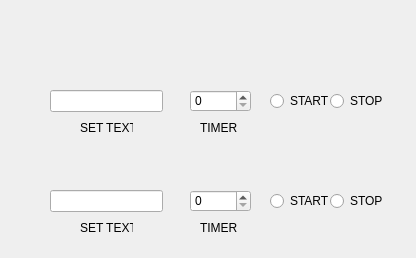
<ui version="4.0" >
 <class>Dialog</class>
 <widget class="QDialog" name="Dialog" >
  <property name="geometry" >
   <rect>
    <x>0</x>
    <y>0</y>
    <width>416</width>
    <height>258</height>
   </rect>
  </property>
  <property name="windowTitle" >
   <string>Dialog</string>
  </property>
  <widget class="QSlide" name="qslide" >
   <property name="geometry" >
    <rect>
     <x>50</x>
     <y>50</y>
     <width>300</width>
     <height>30</height>
    </rect>
   </property>
   <property name="toolTip" >
    <string>Sliding text</string>
   </property>
   <property name="whatsThis" >
    <string>Sliding text</string>
   </property>
  </widget>
  <widget class="QLineEdit" name="lineEdit" >
   <property name="geometry" >
    <rect>
     <x>50</x>
     <y>90</y>
     <width>113</width>
     <height>22</height>
    </rect>
   </property>
  </widget>
  <widget class="QLabel" name="label" >
   <property name="geometry" >
    <rect>
     <x>80</x>
     <y>120</y>
     <width>53</width>
     <height>16</height>
    </rect>
   </property>
   <property name="text" >
    <string>SET TEXT</string>
   </property>
  </widget>
  <widget class="QLineEdit" name="lineEdit_2" >
   <property name="geometry" >
    <rect>
     <x>50</x>
     <y>190</y>
     <width>113</width>
     <height>22</height>
    </rect>
   </property>
  </widget>
  <widget class="QSlide" name="qslide_2" >
   <property name="geometry" >
    <rect>
     <x>50</x>
     <y>150</y>
     <width>300</width>
     <height>30</height>
    </rect>
   </property>
   <property name="toolTip" >
    <string>Sliding text</string>
   </property>
   <property name="whatsThis" >
    <string>Sliding text</string>
   </property>
   <property name="effect" >
    <enum>QSlide::intermittent</enum>
   </property>
   <property name="colorTx" >
    <color>
     <red>255</red>
     <green>0</green>
     <blue>0</blue>
    </color>
   </property>
  </widget>
  <widget class="QLabel" name="label_2" >
   <property name="geometry" >
    <rect>
     <x>80</x>
     <y>220</y>
     <width>53</width>
     <height>16</height>
    </rect>
   </property>
   <property name="text" >
    <string>SET TEXT</string>
   </property>
  </widget>
  <widget class="QSpinBox" name="spinBox" >
   <property name="geometry" >
    <rect>
     <x>190</x>
     <y>90</y>
     <width>61</width>
     <height>22</height>
    </rect>
   </property>
   <property name="maximum" >
    <number>5000</number>
   </property>
  </widget>
  <widget class="QLabel" name="label_3" >
   <property name="geometry" >
    <rect>
     <x>200</x>
     <y>120</y>
     <width>53</width>
     <height>16</height>
    </rect>
   </property>
   <property name="text" >
    <string>TIMER</string>
   </property>
  </widget>
  <widget class="QLabel" name="label_4" >
   <property name="geometry" >
    <rect>
     <x>200</x>
     <y>220</y>
     <width>53</width>
     <height>16</height>
    </rect>
   </property>
   <property name="text" >
    <string>TIMER</string>
   </property>
  </widget>
  <widget class="QSpinBox" name="spinBox_2" >
   <property name="geometry" >
    <rect>
     <x>190</x>
     <y>190</y>
     <width>61</width>
     <height>22</height>
    </rect>
   </property>
   <property name="maximum" >
    <number>5000</number>
   </property>
  </widget>
  <widget class="QRadioButton" name="radioButton" >
   <property name="geometry" >
    <rect>
     <x>270</x>
     <y>90</y>
     <width>93</width>
     <height>22</height>
    </rect>
   </property>
   <property name="text" >
    <string>START</string>
   </property>
  </widget>
  <widget class="QRadioButton" name="radioButton_4" >
   <property name="geometry" >
    <rect>
     <x>270</x>
     <y>190</y>
     <width>93</width>
     <height>22</height>
    </rect>
   </property>
   <property name="text" >
    <string>START</string>
   </property>
  </widget>
  <widget class="QRadioButton" name="radioButton_2" >
   <property name="geometry" >
    <rect>
     <x>330</x>
     <y>90</y>
     <width>93</width>
     <height>22</height>
    </rect>
   </property>
   <property name="text" >
    <string>STOP</string>
   </property>
  </widget>
  <widget class="QRadioButton" name="radioButton_5" >
   <property name="geometry" >
    <rect>
     <x>330</x>
     <y>190</y>
     <width>61</width>
     <height>22</height>
    </rect>
   </property>
   <property name="text" >
    <string>STOP</string>
   </property>
  </widget>
 </widget>
 <customwidgets>
  <customwidget>
   <class>QSlide</class>
   <extends>QWidget</extends>
   <header>qslide.h</header>
  </customwidget>
 </customwidgets>
 <resources/>
 <connections>
  <connection>
   <sender>lineEdit</sender>
   <signal>textChanged(QString)</signal>
   <receiver>qslide</receiver>
   <slot>setText(QString)</slot>
   <hints>
    <hint type="sourcelabel" >
     <x>106</x>
     <y>100</y>
    </hint>
    <hint type="destinationlabel" >
     <x>199</x>
     <y>64</y>
    </hint>
   </hints>
  </connection>
  <connection>
   <sender>spinBox</sender>
   <signal>valueChanged(int)</signal>
   <receiver>qslide</receiver>
   <slot>setTimer(int)</slot>
   <hints>
    <hint type="sourcelabel" >
     <x>214</x>
     <y>100</y>
    </hint>
    <hint type="destinationlabel" >
     <x>199</x>
     <y>64</y>
    </hint>
   </hints>
  </connection>
  <connection>
   <sender>radioButton</sender>
   <signal>toggled(bool)</signal>
   <receiver>qslide</receiver>
   <slot>startTmr(bool)</slot>
   <hints>
    <hint type="sourcelabel" >
     <x>316</x>
     <y>100</y>
    </hint>
    <hint type="destinationlabel" >
     <x>199</x>
     <y>64</y>
    </hint>
   </hints>
  </connection>
  <connection>
   <sender>lineEdit_2</sender>
   <signal>textChanged(QString)</signal>
   <receiver>qslide_2</receiver>
   <slot>setText(QString)</slot>
   <hints>
    <hint type="sourcelabel" >
     <x>106</x>
     <y>200</y>
    </hint>
    <hint type="destinationlabel" >
     <x>199</x>
     <y>164</y>
    </hint>
   </hints>
  </connection>
  <connection>
   <sender>spinBox_2</sender>
   <signal>valueChanged(int)</signal>
   <receiver>qslide_2</receiver>
   <slot>setTimer(int)</slot>
   <hints>
    <hint type="sourcelabel" >
     <x>220</x>
     <y>200</y>
    </hint>
    <hint type="destinationlabel" >
     <x>199</x>
     <y>164</y>
    </hint>
   </hints>
  </connection>
  <connection>
   <sender>radioButton_4</sender>
   <signal>toggled(bool)</signal>
   <receiver>qslide_2</receiver>
   <slot>startTmr(bool)</slot>
   <hints>
    <hint type="sourcelabel" >
     <x>376</x>
     <y>100</y>
    </hint>
    <hint type="destinationlabel" >
     <x>199</x>
     <y>164</y>
    </hint>
   </hints>
  </connection>
 </connections>
</ui>
